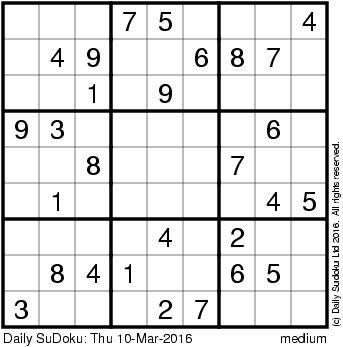
#> input picture data/images/sudoku.png, 343 x 347 px, found by its file name
$ python adaptive_thresholding.py
#> lines starting #> are read from the running program, lines starting #| are printed output that depends on the picture; after the words box and inside, x2 and y2 are one past the last pixel; in counts of white or black regions, pixels touching at a corner belong together
import cv2 as cv


img = cv.imread('data/images/sudoku.png',0)
#> img is the input picture: shape (347, 343); min 0, max 255, mean 223.8
_, th1 = cv.threshold(img, 127, 255, cv.THRESH_BINARY)
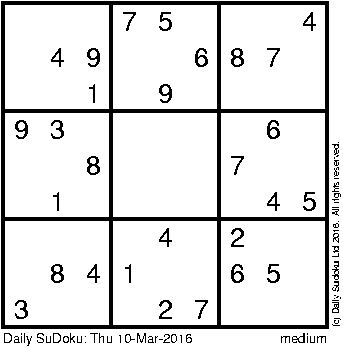
#> th1: shape (347, 343); 88.2% white; 92 black regions (37 under 20 px), largest, box (x1, y1, x2, y2) and area: (1, 1, 329, 329) 10240, (231, 48, 244, 67) 130, (87, 156, 100, 175) 130
th2 = cv.adaptiveThreshold(img, 255, cv.ADAPTIVE_THRESH_MEAN_C, cv.THRESH_BINARY, 11, 2);
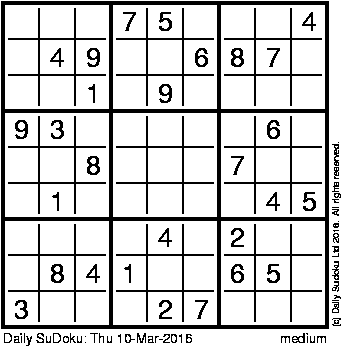
#> th2: shape (347, 343); 82% white; 91 black regions (24 under 20 px), largest, box (x1, y1, x2, y2) and area: (1, 1, 329, 329) 10240, (8, 8, 106, 106) 768, (116, 8, 214, 106) 768
th3 = cv.adaptiveThreshold(img, 255, cv.ADAPTIVE_THRESH_GAUSSIAN_C, cv.THRESH_BINARY, 11, 2);
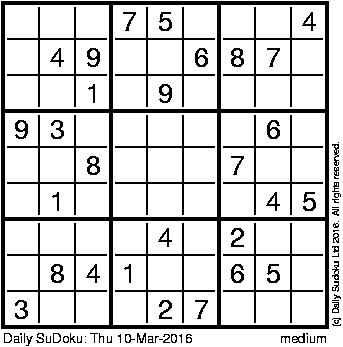
#> th3: shape (347, 343); 82.1% white; 92 black regions (26 under 20 px), largest, box (x1, y1, x2, y2) and area: (1, 1, 329, 329) 10240, (7, 7, 107, 107) 784, (115, 7, 215, 107) 784

cv.imshow("Image", img)
cv.imshow("THRESH_BINARY", th1)
cv.imshow("ADAPTIVE_THRESH_MEAN_C", th2)
cv.imshow("ADAPTIVE_THRESH_GAUSSIAN_C", th3)

cv.waitKey(0)
cv.destroyAllWindows()

$ run again, with data/images/smarties.png copied over data/images/sudoku.png
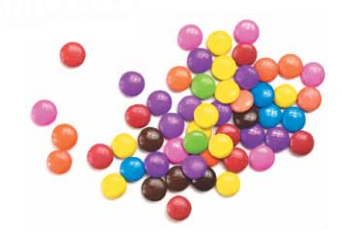
#> input picture data/images/smarties.png, 342 x 234 px, found by its file name
#> `_, th1 = cv.threshold(img, 127, 255, cv.THRESH_BINARY)`:
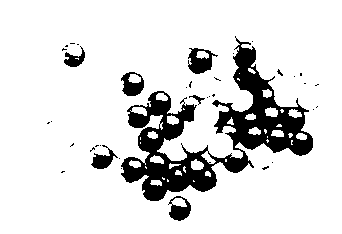
#> th1: shape (234, 342); 86.3% white; 37 black regions (30 under 20 px), largest, box (x1, y1, x2, y2) and area: (121, 36, 313, 201) 9200, (188, 48, 218, 74) 436, (121, 72, 144, 96) 337
#> th2: shape (234, 342); 79.4% white; 126 black regions (114 under 20 px), largest, box (x1, y1, x2, y2) and area: (87, 19, 325, 202) 12979, (47, 124, 78, 175) 834, (119, 71, 145, 97) 459
#> `th3 = cv.adaptiveThreshold(img, 255, cv.ADAPTIVE_THRESH_GAUSSIAN_C, cv..`:
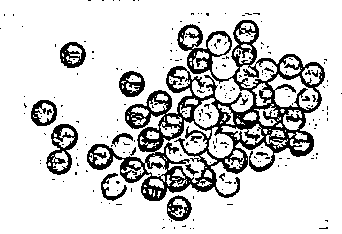
#> th3: shape (234, 342); 82.4% white; 225 black regions (208 under 20 px), largest, box (x1, y1, x2, y2) and area: (87, 20, 325, 201) 10742, (46, 124, 78, 175) 681, (119, 71, 145, 97) 386
